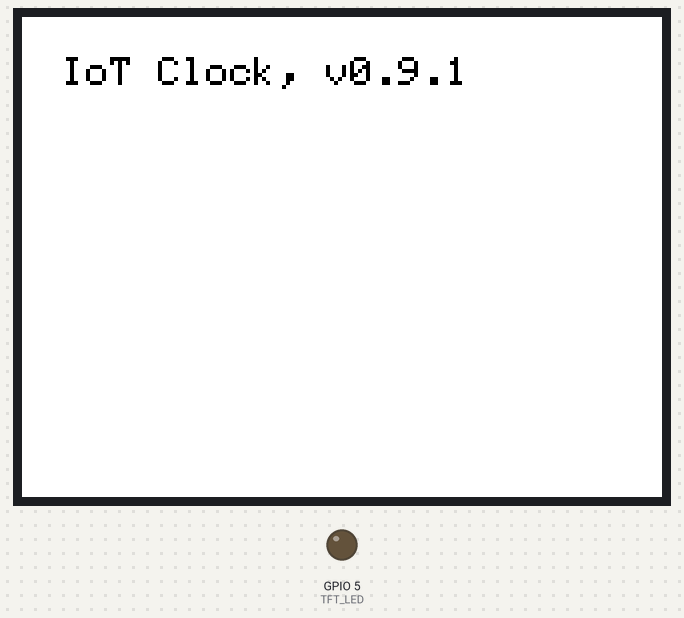
Simulated run of this sketch. Board: ESP32. On the bench: 320×240 colour display, output pins drawn as LEDs (lit = HIGH). WiFi joins after 1.5 s; servers stay silent unless stated; what the sketch prints to the serial monitor is not drawn.

Above: at 4.8 s.
At 14.8 s:
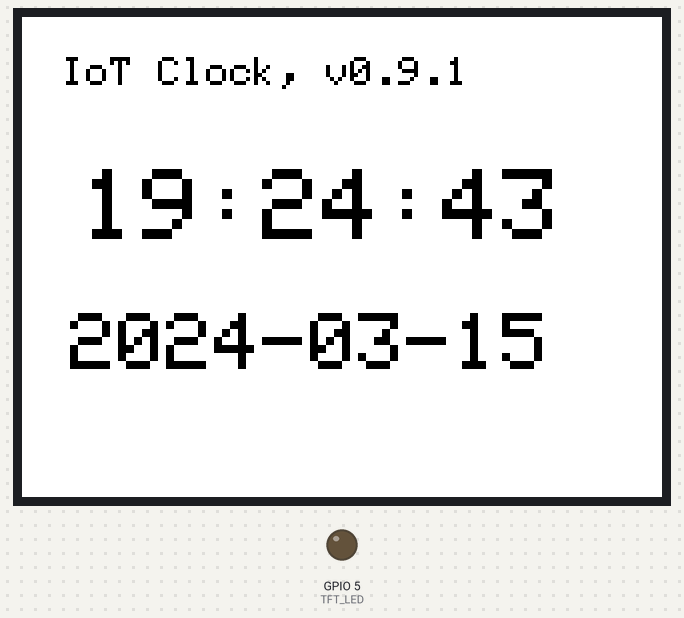
At 24.8 s:
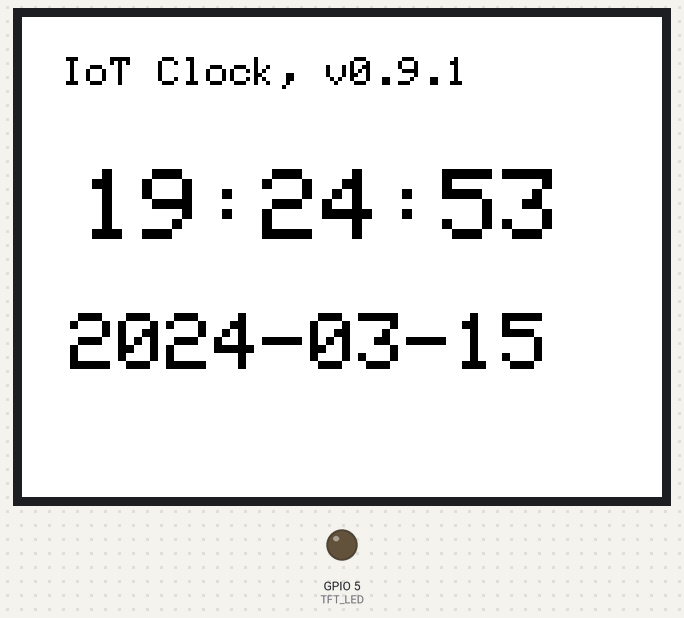
At 34.8 s:
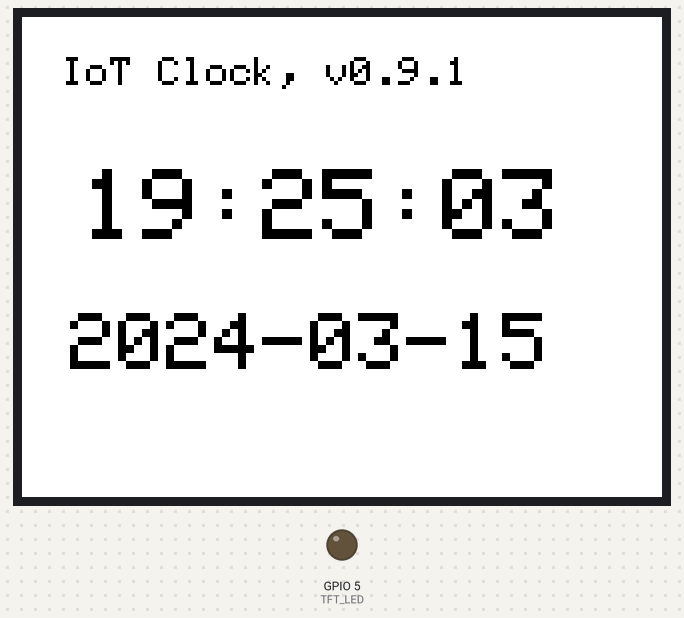

Measured:
- what the display in image 0 shows lasts 10.0 s, from 4.7 s to 14.7 s

The sketch:

esp32_NtpClock.ino
```cpp
#include "SPI.h"
#include "Adafruit_GFX.h"
#include "Adafruit_ILI9341.h"

// For the ESP-WROVER_KIT, these are the default.
#define TFT_CS   22
#define TFT_DC   21
#define TFT_MOSI 23
#define TFT_CLK  19
#define TFT_RST  18
#define TFT_MISO 25
#define TFT_LED   5  // GPIO not managed by library

Adafruit_ILI9341 tft = Adafruit_ILI9341(TFT_CS, TFT_DC, TFT_MOSI, TFT_CLK, TFT_RST, TFT_MISO);
//
uint32_t mTimerNTP=0;
//
void backlighting(bool state) {
    if (state) {
        digitalWrite(TFT_LED, LOW);
    }
    else {
        digitalWrite(TFT_LED, HIGH);
    }
}
//
void setup() {
  Serial.begin(115200);
  Serial.println("ILI9341 Test!");
  tft.begin();
  pinMode(TFT_LED, OUTPUT);
  backlighting(true);

  // read diagnostics (optional but can help debug problems)
  uint8_t x = tft.readcommand8(ILI9341_RDMODE);
  Serial.print("Display Power Mode: 0x"); Serial.println(x, HEX);
  x = tft.readcommand8(ILI9341_RDMADCTL);
  Serial.print("MADCTL Mode: 0x"); Serial.println(x, HEX);
  x = tft.readcommand8(ILI9341_RDPIXFMT);
  Serial.print("Pixel Format: 0x"); Serial.println(x, HEX);
  x = tft.readcommand8(ILI9341_RDIMGFMT);
  Serial.print("Image Format: 0x"); Serial.println(x, HEX);
  x = tft.readcommand8(ILI9341_RDSELFDIAG);
  Serial.print("Self Diagnostic: 0x"); Serial.println(x, HEX);

  uint8_t rotation= 3;
  tft.setRotation(rotation);
  //tft.fillScreen(ILI9341_WHITE);
  //
  Serial.println(F("Done!") );

  //udp
  init_udpClient();
}
//unsigned long testText(String sTime) {
unsigned long testText(String sTime ,String sDate) {
  tft.fillScreen(ILI9341_WHITE);
  unsigned long start = micros();
  tft.setTextColor(ILI9341_BLACK);
  tft.setCursor(20, 20);
  tft.setTextSize(2);
  tft.println("IoT Clock, v0.9.1"   );
  //
  tft.setTextSize(5);
  tft.println("");
  tft.println(" " +sTime );
  tft.setTextSize(4);
  tft.println("");
  tft.setTextSize(4 );
//  tft.setTextColor(ILI9341_BLUE );
  tft.println( " " + sDate);
  tft.setTextColor(ILI9341_BLACK);
  return micros() - start;
}
uint32_t mTimer=0;
uint32_t mTimerDisp=0;
//
void loop(void) {
    if(millis() >mTimerDisp ){
        mTimerDisp=millis() + (10 * 1000) ;
        testText(get_mCTime(),  get_mCDate()  );
    }
    if(millis() > mTimerNTP){
        mTimerNTP= mTimerNTP + ( 600 * 1000);
        exec_syncNtp();
    }
    if(millis() >mTimer ){
        mTimer=millis() + 1000;
        time_display();
    }
    // Serial.println("#date="+ get_mCDate() );
    //delay(1000 );
}
```

Ntp_UdpClient.ino
```cpp
/*
 SNTP Udp Client,
 timezone= JST
 next NTP get= 600000us( 600s )
 thanks :Arduino Time library
  http://playground.arduino.cc/code/time
*/
#include <WiFi.h>
#include <WiFiUdp.h>
#include <Time.h>
#include <TimeLib.h>

WiFiUDP udp;
const char* ssid = "your-SSID";
const char* password = "your-PASS";
//
unsigned int localPort = 8888;       // local port to listen for UDP packets
//char timeServer[] = "time.nist.gov"; // time.nist.gov NTP server
const char* timeServer = "ntp.nict.jp";
const int NTP_PACKET_SIZE = 48; // NTP time stamp is in the first 48 bytes of the message
byte packetBuffer[ NTP_PACKET_SIZE]; //buffer to hold incoming and outgoing packets
// uint32_t mTimerNTP=0;
char mCDate[10+1];
char mCTime[10+1];

// send an NTP request to the time server at the given address
void sendNTPpacket(const char* address)
{
  Serial.print("sendNTPpacket : ");
  Serial.println(address);

  // set all bytes in the buffer to 0
  memset(packetBuffer, 0, NTP_PACKET_SIZE);
  // Initialize values needed to form NTP request
  // (see URL above for details on the packets)
  packetBuffer[0]  = 0b11100011;   // LI, Version, Mode
  packetBuffer[1]  = 0;     // Stratum, or type of clock
  packetBuffer[2]  = 6;     // Polling Interval
  packetBuffer[3]  = 0xEC;  // Peer Clock Precision
  // 8 bytes of zero for Root Delay & Root Dispersion
  packetBuffer[12] = 49;
  packetBuffer[13] = 0x4E;
  packetBuffer[14] = 49;
  packetBuffer[15] = 52;
  // all NTP fields have been given values, now
  // you can send a packet requesting a timestamp:
  udp.beginPacket(address, 123); //NTP requests are to port 123
  udp.write(packetBuffer, NTP_PACKET_SIZE);
  udp.endPacket();
}

time_t readNTPpacket() {
  Serial.println("Receive NTP Response");
  udp.read(packetBuffer, NTP_PACKET_SIZE);  // read packet into the buffer
  unsigned long secsSince1900 = 0;
  // convert four bytes starting at location 40 to a long integer
  secsSince1900 |= (unsigned long)packetBuffer[40] << 24;
  secsSince1900 |= (unsigned long)packetBuffer[41] << 16;
  secsSince1900 |= (unsigned long)packetBuffer[42] <<  8;
  secsSince1900 |= (unsigned long)packetBuffer[43] <<  0;
  return secsSince1900 - 2208988800UL;
}

time_t getNtpTime()
{
  while (udp.parsePacket() > 0) ; // discard any previously received packets
  Serial.println("Transmit NTP Request");
  sendNTPpacket(timeServer);

  uint32_t beginWait = millis();
  while (millis() - beginWait < 1500) {
    int size = udp.parsePacket();
    if (size >= NTP_PACKET_SIZE) {
      return readNTPpacket();
    }
   }

  Serial.println("No NTP Response :-(");
  return 0; // return 0 if unable to get the time
}

void wait_forCount(int iNum){
    for(int i=0; i< iNum ;i++){
      delay(1000);
      Serial.println("#wait_forCount : " +String(i));
    }
}
//
void init_udpClient() {
//  Serial.begin( 115200 );
 // Serial.begin( 9600 );
  Serial.println("#Start-setup-ssEsp");
  // wifi-start
  Serial.println();
  Serial.println();
  Serial.print("Connecting to ");
  WiFi.begin(ssid, password);
  while (WiFi.status() != WL_CONNECTED) {
    delay(500);
    Serial.print(".");
  }
  Serial.println("");
  Serial.println("WiFi connected");
  //NTP
  wait_forCount(3);
  udp.begin(localPort);
  Serial.println("#End-Setup");
}

String get_mCDate(){  return String(mCDate); }
String get_mCTime(){  return String(mCTime); }
//
void time_display(){
  time_t n = now();
  time_t t;
  char s[20];
  //char cDate[10+1];
  //char cTime[10+1];
  const char* format = "%04d-%02d-%02d %02d:%02d:%02d";
  const char* fmtTime = "%02d:%02d:%02d";
  const char* fmtDate = "%04d-%02d-%02d";
  // JST
  t= n+ (9 * SECS_PER_HOUR);
  sprintf(s, format, year(t), month(t), day(t), hour(t), minute(t), second(t));
  Serial.print("JST : ");
  Serial.println(s);
  sprintf( mCDate, fmtDate, year(t), month(t), day(t) );
  sprintf( mCTime, fmtTime, hour(t), minute(t), second(t));
  // UTC
  t=n;
  sprintf(s, format, year(t), month(t), day(t), hour(t), minute(t), second(t));
  Serial.print("UTC : ");
  Serial.println(s);
}
void exec_syncNtp(){
    wait_forCount(2);
    setSyncProvider(getNtpTime);
    delay(1000);
Serial.println("#Call-getNtpTime");
Serial.println( String(year())+"-"+ String(month())+"-"+ String(day( ))+" "+String(hour())+":"+String(minute())+":"+String(second())  );
}
/*
void loop() {
 if(millis() > mTimerNTP){
    wait_forCount(2);
    setSyncProvider(getNtpTime);
    delay(1000);
Serial.println("#Call-getNtpTime");
Serial.println( String(year())+"-"+ String(month())+"-"+ String(day( ))+" "+String(hour())+":"+String(minute())+":"+String(second())  );
  }
  time_display();
  delay(1000);

}


*/
```
